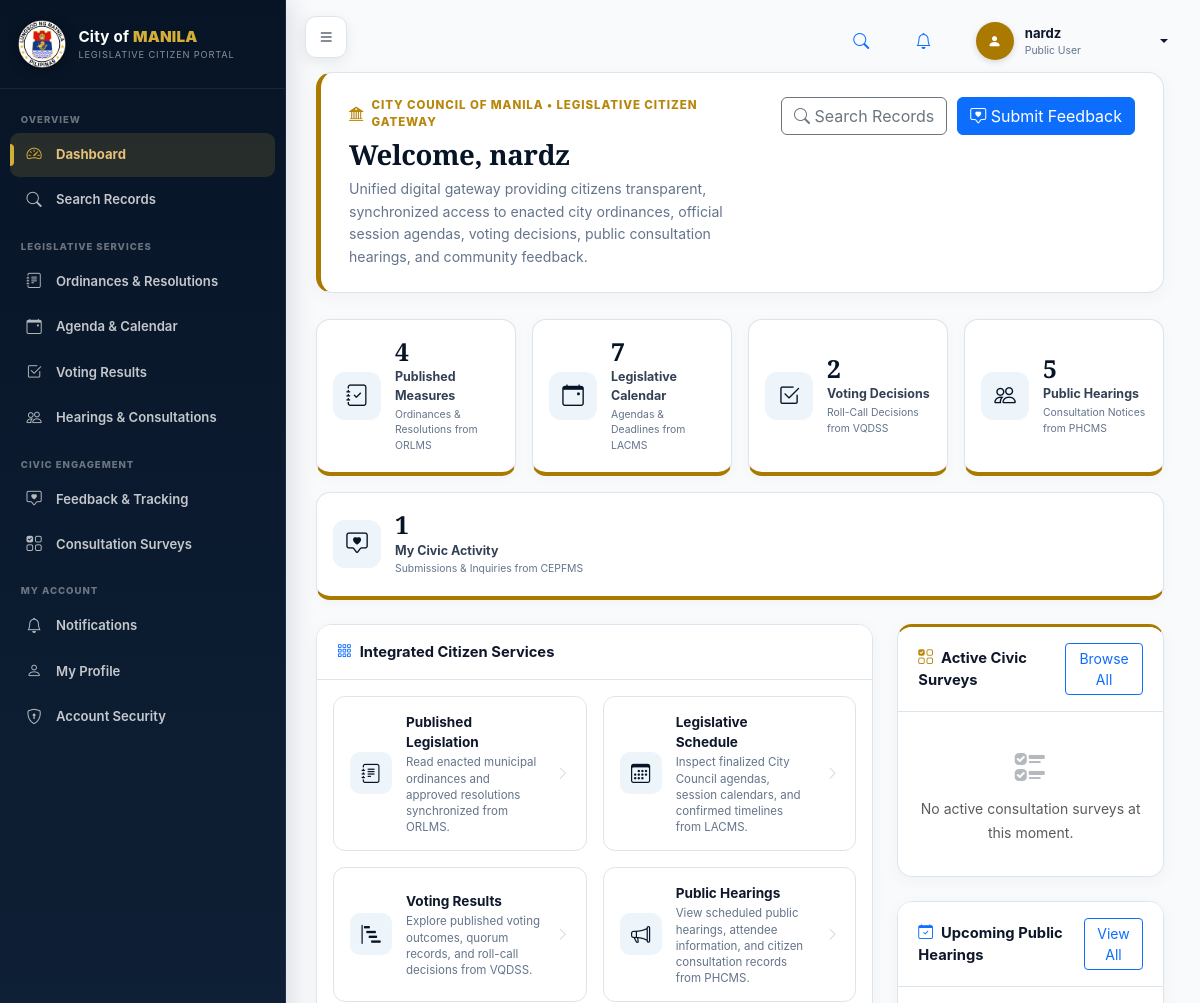
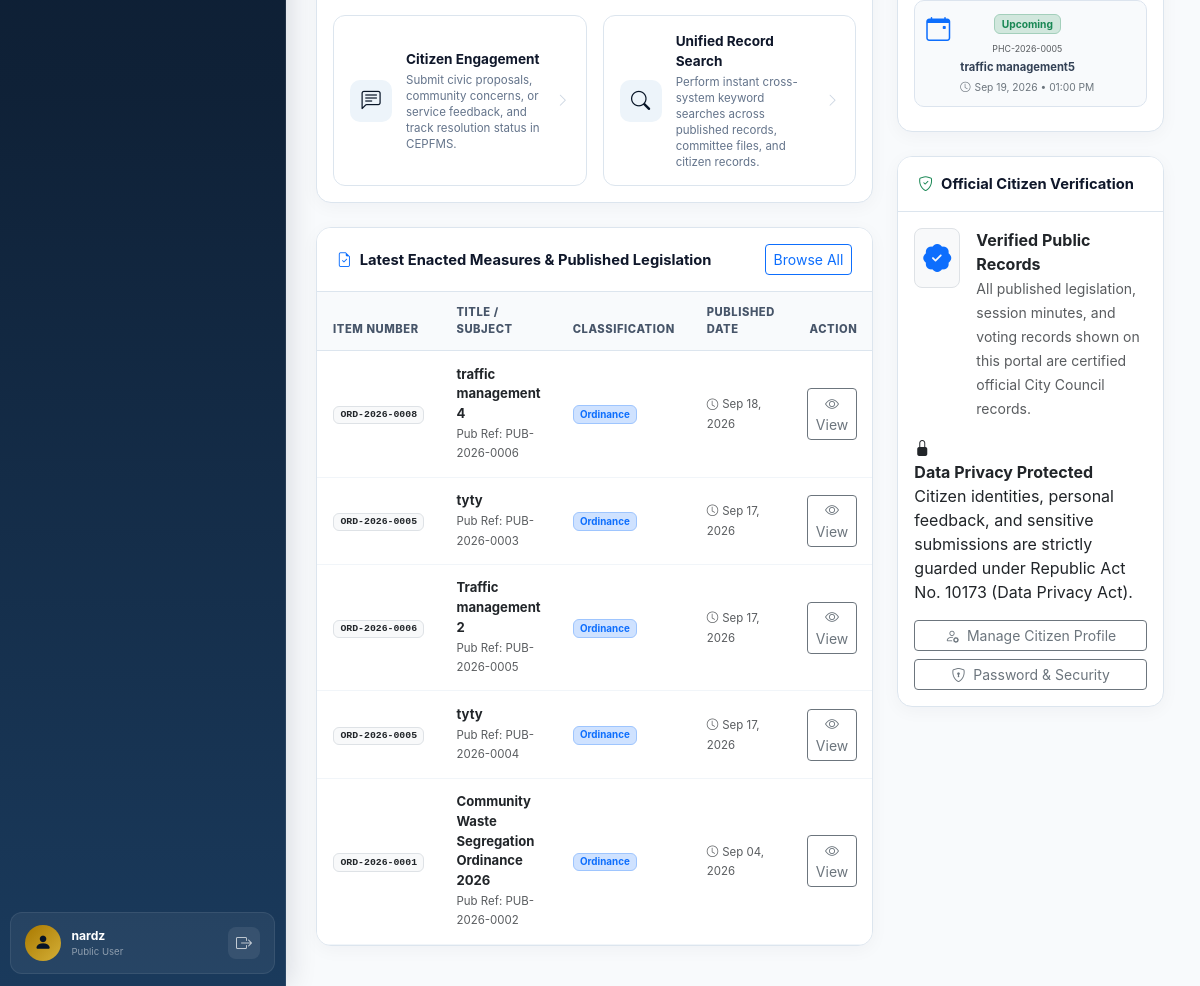
The page /citizen_portal/dashboard.php (signed in) on the database its author committed (2 pictures, top to bottom).
### tables this page shows
CREATE TABLE `users` (
  `id` int(11) NOT NULL,
  `username` varchar(100) DEFAULT NULL,
  `full_name` varchar(150) NOT NULL,
  `email` varchar(150) NOT NULL,
  `phone` varchar(50) DEFAULT NULL,
  `password` varchar(255) NOT NULL,
  `role_id` int(11) NOT NULL,
  `office_id` int(11) DEFAULT NULL,
  `department_id` int(11) DEFAULT NULL,
  `status` varchar(50) DEFAULT 'Active',
  `created_at` timestamp NOT NULL DEFAULT current_timestamp(),
  `last_login_at` datetime DEFAULT NULL,
  `updated_at` timestamp NOT NULL DEFAULT current_timestamp() ON UPDATE current_timestamp(),
  `deleted_at` datetime DEFAULT NULL
);

CREATE TABLE `roles` (
  `id` int(11) NOT NULL,
  `name` varchar(100) NOT NULL,
  `created_at` timestamp NOT NULL DEFAULT current_timestamp()
);

CREATE TABLE `legislative_items` (
  `id` int(11) NOT NULL,
  `public_id` char(36) DEFAULT NULL,
  `reference_number` varchar(100) NOT NULL,
  `item_type_id` int(11) NOT NULL,
  `origin_system_id` int(11) DEFAULT NULL,
  `originating_office_id` int(11) DEFAULT NULL,
  `title` varchar(255) NOT NULL,
  `summary` text DEFAULT NULL,
  `current_status` varchar(100) NOT NULL DEFAULT 'Draft',
  `priority_level` varchar(50) DEFAULT 'Normal',
  `visibility` varchar(30) DEFAULT 'Internal',
  `created_by` int(11) DEFAULT NULL,
  `created_at` timestamp NOT NULL DEFAULT current_timestamp(),
  `updated_at` timestamp NOT NULL DEFAULT current_timestamp() ON UPDATE current_timestamp(),
  `deleted_at` datetime DEFAULT NULL
);

CREATE TABLE `orlms_publications` (
  `id` bigint(20) NOT NULL,
  `legislative_item_id` int(11) NOT NULL,
  `publication_reference` varchar(100) NOT NULL,
  `publication_channel` varchar(100) NOT NULL DEFAULT 'Official Publication',
  `publication_date` datetime DEFAULT NULL,
  `publication_status` varchar(50) NOT NULL DEFAULT 'Draft',
  `release_classification` varchar(30) NOT NULL DEFAULT 'Public',
  `public_url` varchar(500) DEFAULT NULL,
  `publication_text` longtext DEFAULT NULL,
  `remarks` text DEFAULT NULL,
  `published_by` int(11) DEFAULT NULL,
  `created_at` timestamp NOT NULL DEFAULT current_timestamp(),
  `updated_at` timestamp NOT NULL DEFAULT current_timestamp() ON UPDATE current_timestamp()
);

CREATE TABLE `legislative_item_types` (
  `id` int(11) NOT NULL,
  `code` varchar(50) NOT NULL,
  `name` varchar(150) NOT NULL,
  `description` text DEFAULT NULL,
  `created_at` timestamp NOT NULL DEFAULT current_timestamp()
);

CREATE TABLE `hearings` (
  `id` int(11) NOT NULL,
  `legislative_item_id` int(11) DEFAULT NULL,
  `reference_number` varchar(100) DEFAULT NULL,
  `title` varchar(255) NOT NULL,
  `hearing_type_id` int(11) DEFAULT NULL,
  `committee_id` int(11) DEFAULT NULL,
  `venue` varchar(255) DEFAULT NULL,
  `hearing_date` date NOT NULL,
  `end_date` date DEFAULT NULL,
  `hearing_time` time NOT NULL,
  `end_time` time DEFAULT NULL,
  `status` varchar(50) NOT NULL DEFAULT 'Upcoming',
  `description` text DEFAULT NULL,
  `created_at` timestamp NOT NULL DEFAULT current_timestamp(),
  `registration_deadline` datetime DEFAULT NULL,
  `maximum_participants` int(11) DEFAULT NULL,
  `meeting_link` varchar(500) DEFAULT NULL,
  `visibility` varchar(30) DEFAULT 'Public',
  `created_by` int(11) DEFAULT NULL,
  `updated_at` timestamp NOT NULL DEFAULT current_timestamp() ON UPDATE current_timestamp(),
  `cancelled_at` datetime DEFAULT NULL,
  `cancellation_reason` text DEFAULT NULL
);

### citizen_portal/dashboard.php (the view, shortened to what the rows shown need)
<?php
requireLogin();
$pdo = db();
$extraCss = [appUrl('assets/css/public-modules.css')];
$upcoming = [];
$recentLegislation = [];
try {
    $upcoming = $pdo->query(
        'SELECT id,reference_number,title,hearing_date,hearing_time,status
         FROM hearings
         WHERE visibility="Public"
           AND status IN ("Upcoming","Ongoing")
         ORDER BY hearing_date,hearing_time
         LIMIT 5'
    )->fetchAll();
    $recentLegislation = $pdo->query(
        'SELECT li.id, li.reference_number, li.title, lit.name as item_type, p.publication_date, p.publication_reference
         FROM legislative_items li
         JOIN legislative_item_types lit ON lit.id=li.item_type_id
         JOIN orlms_publications p ON p.legislative_item_id=li.id
         WHERE li.deleted_at IS NULL
           AND li.visibility="Public"
           AND p.publication_status="Published"
           AND p.release_classification="Public"
         ORDER BY p.publication_date DESC, li.updated_at DESC
         LIMIT 5'
    )->fetchAll();
} catch (Throwable $e) {
    error_log('[Citizen dashboard] ' . $e->getMessage());
    $upcoming = [];
    $recentLegislation = [];
}
include __DIR__ . '/layouts/header.php';
?>
<div class="app-shell">
<?php include __DIR__ . '/layouts/sidebar.php'; ?>
<main class="main-content">
    <div class="dashboard-page-header">
        <div>
            <div class="dashboard-eyebrow">
                <i class="bi bi-bank2"></i> City Council of Manila &bull; Legislative Citizen Gateway
            </div>
            <h1>Welcome, <?= e(currentUser()['full_name'] ?? 'Citizen User') ?></h1>
            <p>Unified digital gateway providing citizens transparent, synchronized access to enacted city ordinances, official session agendas, voting decisions, public consultation hearings, and community feedback.</p>
        </div>
    </div>
    <div class="row g-4">
        <div class="col-xl-8">
            <div class="card portal-card">
                <div class="table-responsive">
                    <table class="table dashboard-table mb-0">
                        <thead>
                            <tr>
                                <th>Item Number</th>
                                <th>Title / Subject</th>
                                <th>Classification</th>
                                <th>Published Date</th>
                                <th class="text-end">Action</th>
                            </tr>
                        </thead>
                        <tbody>
                            <?php if (empty($recentLegislation)): ?>
                                <tr>
                                    <td colspan="5" class="text-center py-4 text-muted">
                                        <i class="bi bi-inbox fs-3 d-block mb-2 text-secondary"></i>
                                        No recent published legislation available.
                                    </td>
                                </tr>
                            <?php else: ?>
                                <?php foreach ($recentLegislation as $leg): ?>
                                    <tr>
                                        <td>
                                            <span class="badge bg-light text-dark border font-monospace">
                                                <?= e($leg['reference_number']) ?>
                                            </span>
                                        </td>
                                        <td>
                                            <div class="fw-bold text-dark"><?= e(mb_strimwidth($leg['title'], 0, 55, '...')) ?></div>
                                            <?php if (!empty($leg['publication_reference'])): ?>
                                                <small class="text-muted">Pub Ref: <?= e($leg['publication_reference']) ?></small>
                                            <?php endif; ?>
                                        </td>
                                        <td>
                                            <span class="badge bg-primary-subtle text-primary border border-primary-subtle">
                                                <?= e($leg['item_type'] ?? 'Measure') ?>
                                            </span>
                                        </td>
                                        <td>
                                            <span class="text-muted small">
                                                <i class="bi bi-clock me-1"></i><?= !empty($leg['publication_date']) ? formatDate($leg['publication_date']) : 'Published' ?>
                                            </span>
                                        </td>
                                        <td class="text-end">
                                            <a href="<?= e(appUrl('modules/ordinances/view.php?id=' . (int)$leg['id'])) ?>" class="btn btn-sm btn-outline-secondary">
                                                <i class="bi bi-eye"></i> View
                                            </a>
                                        </td>
                                    </tr>
                                <?php endforeach; ?>
                            <?php endif; ?>
                        </tbody>
                    </table>
                </div>
            </div>
        </div>
        <div class="col-xl-4">
            <div class="card portal-card mb-4">
                <div class="card-body">
                    <?php if (empty($upcoming)): ?>
                        <div class="text-center py-4 text-muted">
                            <i class="bi bi-calendar-x fs-2 d-block mb-2 text-secondary"></i>
                            No upcoming public hearings scheduled at this time.
                        </div>
                    <?php else: ?>
                        <?php foreach ($upcoming as $h): ?>
                            <a class="related-public-link" href="<?= e(appUrl('modules/hearings/view.php?id=' . (int)$h['id'])) ?>">
                                <i class="bi bi-calendar-event fs-4 text-primary"></i>
                                <div>
                                    <div class="d-flex align-items-center gap-2 mb-1">
                                        <span class="badge bg-success-subtle text-success border border-success-subtle py-1"><?= e($h['status']) ?></span>
                                        <small class="text-muted"><?= e($h['reference_number']) ?></small>
                                    </div>
                                    <strong><?= e(mb_strimwidth($h['title'], 0, 50, '...')) ?></strong>
                                    <span class="text-secondary small mt-1">
                                        <i class="bi bi-clock me-1"></i><?= formatDate($h['hearing_date']) ?> &bull; <?= e(date('h:i A', strtotime($h['hearing_time']))) ?>
                                    </span>
                                </div>
                            </a>
                        <?php endforeach; ?>
                    <?php endif; ?>
                </div>
            </div>
        </div>
    </div>
</main>
</div>
<?php include __DIR__ . '/layouts/footer.php'; ?>

### citizen_portal/layouts/header.php (shortened to what the rows shown need)
<?php
$user = currentUser();
?>
<!doctype html>
<html lang="en">
<head>
<link rel="stylesheet" href="https://cdn.jsdelivr.net/npm/bootstrap@5.3.3/dist/css/bootstrap.min.css">
<link rel="stylesheet" href="https://cdn.jsdelivr.net/npm/bootstrap-icons@1.11.3/font/bootstrap-icons.css">
<link rel="stylesheet" href="<?= e(appUrl('assets/css/style.css?v=' . time())) ?>">
<link rel="stylesheet" href="<?= e(appUrl('assets/css/orlms-shell.css?v=' . time())) ?>">
<?php if(!empty($extraCss)): foreach($extraCss as $css): ?>
<link rel="stylesheet" href="<?= e($css) ?>">
<?php endforeach; endif; ?>
</head>
<body>
<header class="orlms-topbar">
    <div class="orlms-topbar-actions">
        <div class="dropdown">
            <button class="orlms-user-button dropdown-toggle" type="button" data-bs-toggle="dropdown" aria-expanded="false">
                <div class="orlms-user-copy">
                    <strong><?= e($user['full_name'] ?? 'Citizen User') ?></strong>
                    <small><?= e($user['role_name'] ?? 'Public Citizen') ?></small>
                </div>
            </button>
        </div>
    </div>
</header>

### citizen_portal/layouts/sidebar.php (shortened to what the rows shown need)
<?php
$user = currentUser();
?>
<aside class="sidebar orlms-sidebar" id="sidebar">
    <div class="sidebar-user-footer">
        <div class="user-info-text">
            <strong><?= e($user['full_name'] ?? 'Citizen User') ?></strong>
            <small><?= e($user['role_name'] ?? 'Public Citizen') ?></small>
        </div>
    </div>
</aside>

### rows shown on the page
users: full_name "nardz", role.name "Public User"
legislative_items: reference_number "ORD-2026-0008", title "traffic management 4", orlms_publications.publication_reference "PUB-2026-0006", item_type.name "Ordinance", orlms_publications.publication_date "Sep 18, 2026"
legislative_items: reference_number "ORD-2026-0005", title "tyty", orlms_publications.publication_reference "PUB-2026-0003", item_type.name "Ordinance", orlms_publications.publication_date "Sep 17, 2026", orlms_publications.publication_reference "PUB-2026-0004"
legislative_items: reference_number "ORD-2026-0006", title "Traffic management 2", orlms_publications.publication_reference "PUB-2026-0005", item_type.name "Ordinance", orlms_publications.publication_date "Sep 17, 2026"
legislative_items: reference_number "ORD-2026-0001", title "Community Waste Segregation Ordinance 2026", orlms_publications.publication_reference "PUB-2026-0002", item_type.name "Ordinance", orlms_publications.publication_date "Sep 04, 2026"
hearings: status "Upcoming", reference_number "PHC-2026-0005", title "traffic management5", hearing_date "Sep 19, 2026", hearing_time "01:00 PM"

### other values the page prints
$groupLabel "OVERVIEW"
$label "Dashboard"
$label "Search Records"
$groupLabel "LEGISLATIVE SERVICES"
$label "Ordinances & Resolutions"
$label "Agenda & Calendar"
$label "Voting Results"
$label "Hearings & Consultations"
$groupLabel "CIVIC ENGAGEMENT"
$label "Feedback & Tracking"
$label "Consultation Surveys"
$groupLabel "MY ACCOUNT"
$label "Notifications"
$label "My Profile"
$label "Account Security"
